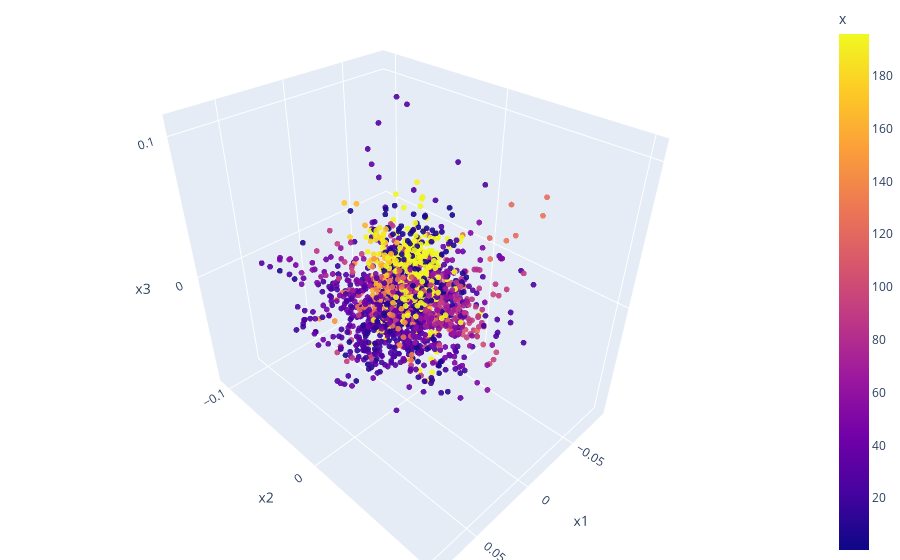

The notebook cell this image was saved under:
### Markdown cell above
### Classical

### Code cell
lle_embedding = locally_linear_embedding(parsedData, n_neighbors = 20, n_components=3)

lle_embedding = lle_embedding[0][:,0:3]

df = pd.DataFrame(lle_embedding, columns=['x1', 'x2', 'x3'])
df["x"] = data.x
df["lap"] = data.lap

fig = px.scatter_3d(df, x='x1', y='x2', z='x3', color='x', opacity=0.9, title="PCA")

fig.update_traces(marker_size=2)

# tight layout
fig.update_layout(margin=dict(l=0, r=0, b=0, t=0))
fig.show()

### Figure 1 — Plotly figure (JSON) as saved in the notebook; plotly's stock layout.template omitted (floating-point values rounded to 4 significant figures; data arrays with more than 128 entries replaced by an {"elided": "..."} marker saying what was removed)
{"data": [{"hovertemplate": "x1=%{x}<br>x2=%{y}<br>x3=%{z}<br>x=%{marker.color}<extra></extra>", "legendgroup": "", "marker": {"color": {"elided": "1851 float values"}, "coloraxis": "coloraxis", "opacity": 0.9, "size": 2, "symbol": "circle"}, "mode": "markers", "name": "", "scene": "scene", "showlegend": false, "type": "scatter3d", "x": {"elided": "1851 float values"}, "y": {"elided": "1851 float values"}, "z": {"elided": "1851 float values"}}], "layout": {"coloraxis": {"colorbar": {"title": {"text": "x"}}, "colorscale": [[0, "#0d0887"], [0.1111, "#46039f"], [0.2222, "#7201a8"], [0.3333, "#9c179e"], [0.4444, "#bd3786"], [0.5556, "#d8576b"], [0.6667, "#ed7953"], [0.7778, "#fb9f3a"], [0.8889, "#fdca26"], [1, "#f0f921"]]}, "legend": {"tracegroupgap": 0}, "margin": {"b": 0, "l": 0, "r": 0, "t": 0}, "scene": {"domain": {"x": [0, 1], "y": [0, 1]}, "xaxis": {"title": {"text": "x1"}}, "yaxis": {"title": {"text": "x2"}}, "zaxis": {"title": {"text": "x3"}}}, "title": {"text": "PCA"}}}
